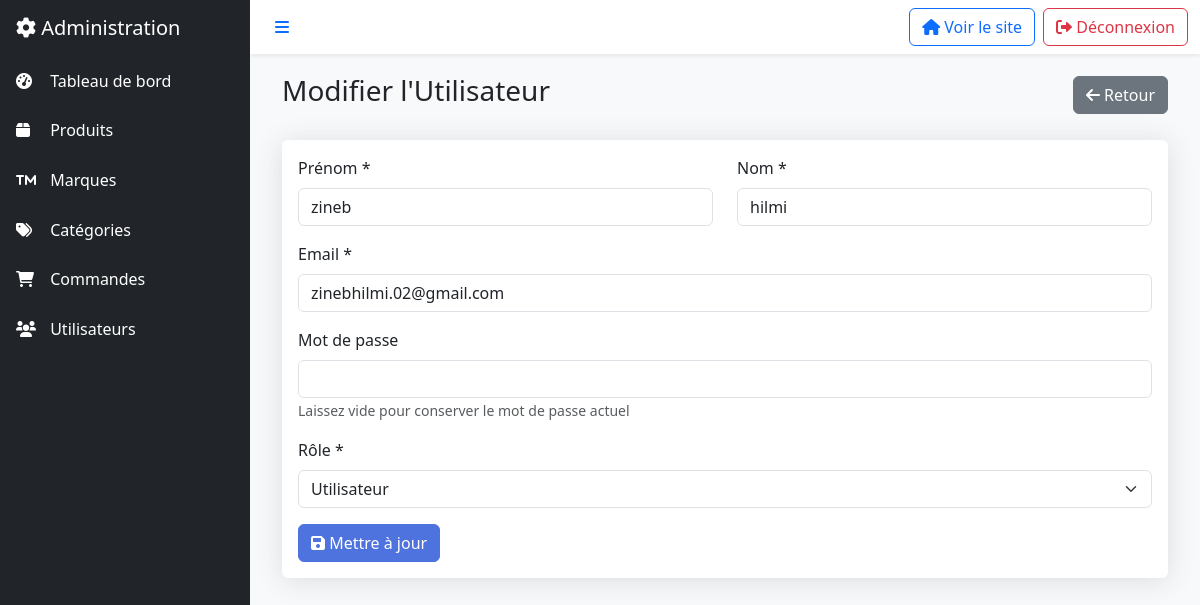
/parfum/admin/user_form.php?id=9 (signed in), run on the app's committed database.
### tables this page shows
CREATE TABLE IF NOT EXISTS `users` (
  `id` int NOT NULL AUTO_INCREMENT,
  `username` varchar(50) NOT NULL,
  `email` varchar(100) NOT NULL,
  `password` varchar(255) NOT NULL,
  `role` enum('admin','client') NOT NULL DEFAULT 'client',
  `first_name` varchar(50) DEFAULT NULL,
  `last_name` varchar(50) DEFAULT NULL,
  `address` text,
  `city` varchar(100) DEFAULT NULL,
  `postal_code` varchar(20) DEFAULT NULL,
  `country` varchar(100) DEFAULT NULL,
  `phone` varchar(20) DEFAULT NULL,
  `created_at` timestamp NULL DEFAULT CURRENT_TIMESTAMP,
  `updated_at` timestamp NULL DEFAULT CURRENT_TIMESTAMP ON UPDATE CURRENT_TIMESTAMP,
  PRIMARY KEY (`id`),
  UNIQUE KEY `username` (`username`),
  UNIQUE KEY `email` (`email`)
);

### parfum/admin/user_form.php (the view, shortened to what this page needs)
<?php
require_once '../config/database.php';
$user = [
    'id' => '',
    'first_name' => '',
    'last_name' => '',
    'email' => '',
    'role' => 'user'
];
if (isset($_GET['id'])) {
    $stmt = $pdo->prepare("SELECT * FROM users WHERE id = ?");
    $stmt->execute([(int)$_GET['id']]);
    $user = $stmt->fetch();
}
require_once '../includes/admin_header.php';
?>
<div class="container-fluid">
    <div class="d-flex justify-content-between align-items-center mb-4">
        <h1 class="h3">
            <?php echo isset($_GET['id']) ? 'Modifier l\'Utilisateur' : 'Nouvel Utilisateur'; ?>
        </h1>
        <a href="users.php" class="btn btn-secondary">
            <i class="fas fa-arrow-left"></i> Retour
        </a>
    </div>
    <div class="card">
        <div class="card-body">
            <form method="POST">
                <div class="row">
                    <div class="col-md-6">
                        <div class="mb-3">
                            <label for="first_name" class="form-label">Prénom *</label>
                            <input type="text" class="form-control" id="first_name" name="first_name"
                                   value="<?php echo htmlspecialchars($user['first_name']); ?>" required>
                        </div>
                    </div>
                    <div class="col-md-6">
                        <div class="mb-3">
                            <label for="last_name" class="form-label">Nom *</label>
                            <input type="text" class="form-control" id="last_name" name="last_name"
                                   value="<?php echo htmlspecialchars($user['last_name']); ?>" required>
                        </div>
                    </div>
                </div>
                <div class="mb-3">
                    <label for="email" class="form-label">Email *</label>
                    <input type="email" class="form-control" id="email" name="email"
                           value="<?php echo htmlspecialchars($user['email']); ?>" required>
                </div>
                <div class="mb-3">
                    <label for="password" class="form-label">
                        Mot de passe <?php echo !isset($_GET['id']) ? '*' : ''; ?>
                    </label>
                    <input type="password" class="form-control" id="password" name="password"
                           <?php echo !isset($_GET['id']) ? 'required' : ''; ?>>
                    <?php if (isset($_GET['id'])): ?>
                        <small class="form-text text-muted">
                            Laissez vide pour conserver le mot de passe actuel
                        </small>
                    <?php endif; ?>
                </div>
                <div class="mb-3">
                    <label for="role" class="form-label">Rôle *</label>
                    <select class="form-select" id="role" name="role" required>
                        <option value="user" <?php echo $user['role'] === 'user' ? 'selected' : ''; ?>>Utilisateur</option>
                    </select>
                </div>
                <button type="submit" class="btn btn-primary">
                    <i class="fas fa-save"></i> <?php echo isset($_GET['id']) ? 'Mettre à jour' : 'Créer'; ?>
                </button>
            </form>
        </div>
    </div>
</div>
<?php require_once '../includes/admin_footer.php'; ?>

### parfum/assets/css/admin.css (style rules this page uses)
.card { border: none; box-shadow: 0 0.15rem 1.75rem 0 rgba(58, 59, 69, 0.15); }
.btn-primary { background-color: #4e73df; border-color: #4e73df; }

### data on the page
users: first_name "zineb", last_name "hilmi", email "zinebhilmi.02@gmail.com"
